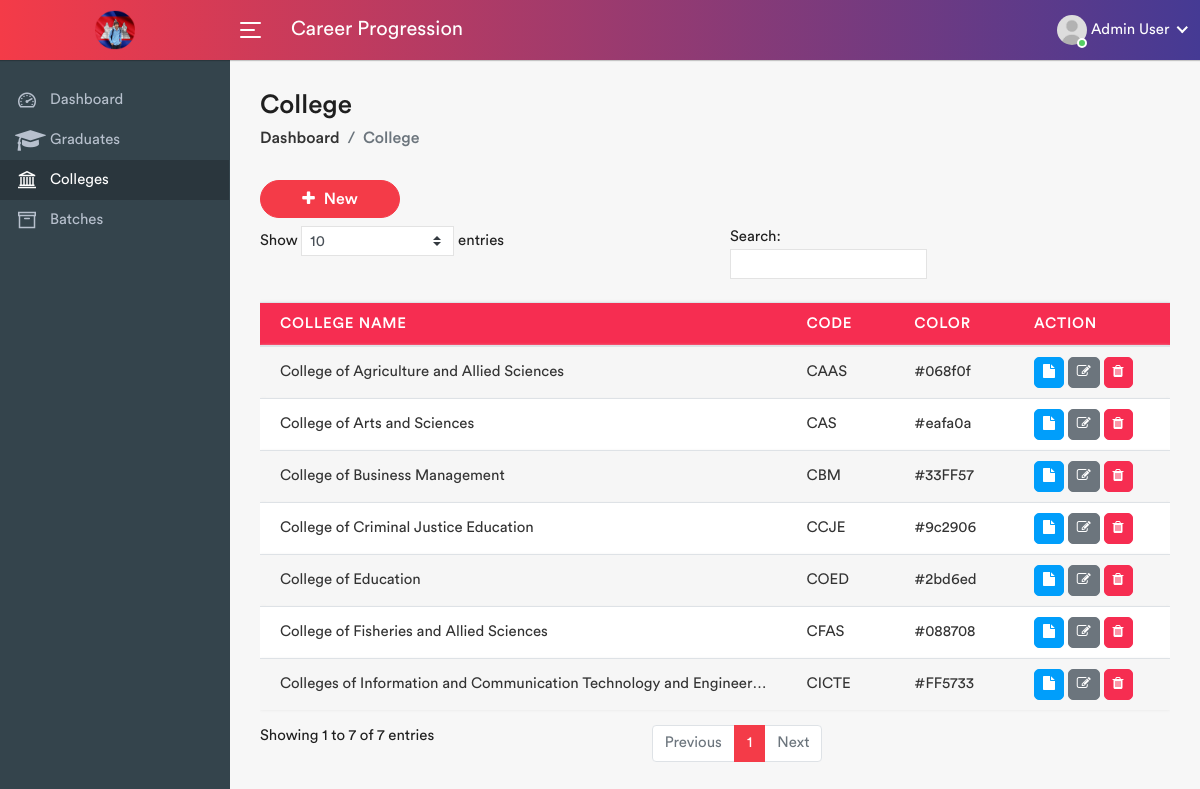
Page /pages/layouts/app.php?page=college (signed in) on the committed database.
### tables this page shows
CREATE TABLE `colleges` (
  `id` int NOT NULL,
  `name` varchar(255) NOT NULL,
  `code` varchar(255) NOT NULL,
  `color` varchar(255) DEFAULT NULL,
  `description` text
);

### services/college.php (called while the page is built, shortened)
<?php
class CollegeService
{
    private $dbConnection;
    public function __construct()
    {
        $this->dbConnection = new DatabaseConnection();
    }
    public function list()
    {
        $pdo = $this->dbConnection->connect();
        $stmt = $pdo->prepare("SELECT * FROM colleges");
        $stmt->execute();
        return $stmt->fetchAll(PDO::FETCH_ASSOC);
    }
}

### pages/college/list.php (the view, shortened to what this page needs)
<div class="row mb-2">
    <div class="col-auto">
        <button type="button" class="btn add-btn" data-toggle="modal" data-target="#addCollegeModal">
            <i class="fa fa-plus"></i> New
        </button>
    </div>
</div>
<div class="row">
    <div class="col-md-12">
        <div class="table-responsive">
            <table class="table table-striped custom-table mb-0 datatable table-hover">
                <thead class="text-uppercase">
                    <tr class="bg-danger text-white">
                        <th>College Name</th>
                        <th>Code</th>
                        <th>Color</th>
                        <th>Action</th>
                    </tr>
                </thead>
                <tbody>
                    <?php if (empty($colleges)): ?>
                        <tr>
                            <td colspan="4" class="text-center">Sorry, no records found.</td>
                        </tr>
                    <?php else: ?>
                        <?php foreach ($colleges as $college): ?>
                            <tr>
                                <td class="text-truncate" style="max-width: 450px;">
                                    <?php echo htmlspecialchars($college['name']); ?>
                                </td>
                                <td class="text-truncate" style="max-width: 40px;">
                                    <?php echo htmlspecialchars($college['code']); ?>
                                </td>
                                <td class="text-truncate" style="max-width: 450px;">
                                    <?php echo htmlspecialchars($college['color']); ?>
                                </td>
                                <td class="">
                                    <a href="?page=college&action=show&id=<?php echo $college['id']; ?>" class="btn btn-sm btn-info">
                                        <i class="fa fa-file"></i>
                                    </a>
                                    <button class="btn btn-secondary btn-sm" data-toggle="modal" data-target="#editCollegeModal<?php echo $college['id']; ?>">
                                        <i class="fa fa-edit"></i>
                                    </button>
                                    <button class="btn btn-danger btn-sm delete-btn" data-id="<?php echo $college['id']; ?>">
                                        <i class="fa fa-trash"></i>
                                    </button>
                                </td>
                            </tr>
                        <?php endforeach; ?>
                    <?php endif; ?>
                </tbody>
            </table>
        </div>
    </div>
</div>

### rows in the picture
colleges: name "Colleges of Information and Communication Technology and Enginee…", code "CICTE", color "#FF5733"
colleges: name "College of Business Management", code "CBM", color "#33FF57"
colleges: name "College of Fisheries and Allied Sciences", code "CFAS", color "#088708"
colleges: name "College of Education", code "COED", color "#2bd6ed"
colleges: name "College of Criminal Justice Education", code "CCJE", color "#9c2906"
colleges: name "College of Arts and Sciences", code "CAS", color "#eafa0a"
colleges: name "College of Agriculture and Allied Sciences", code "CAAS", color "#068f0f"

### other values in the picture
$_SESSION['fullname'] "Admin User"
$page "College"
